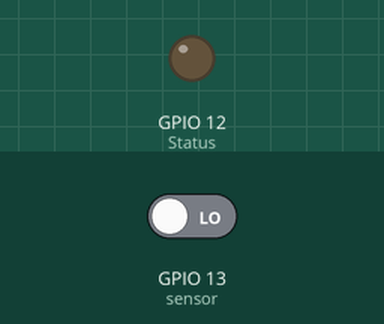
Bench run of a sketch on a simulated ESP8266 (Wemos D1 mini). On the bench: output pins drawn as LEDs (lit = HIGH). Inputs (shaded band) come from the test bench; at power-on: GPIO 13 (sensor) LOW. WiFi joins after 1.5 s; servers stay silent unless stated; network time is answered at once with the bench clock; the local clock reads 2024-03-15 10:24:30 at power-on unless the sketch sets it; what the sketch prints to the serial monitor is not drawn.

Above: at 2.7 s.
2.8 s: GPIO 13 (sensor) driven HIGH
At 5.7 s:
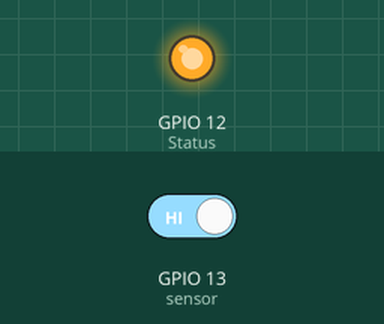
6.4 s: GPIO 13 (sensor) driven LOW
At 8.2 s:
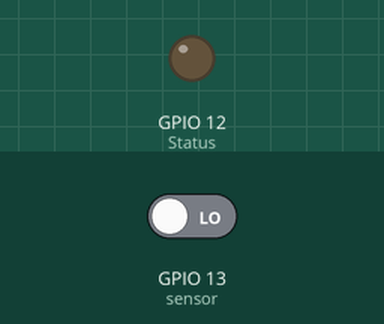
Timing chart, 0 to 9.7 s (numbered marks = the images above; inputs shaded):
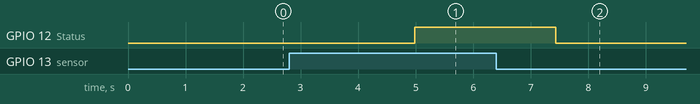

Measured:
- after the input at 2.8 s, GPIO 12 (Status): LOW → HIGH after 2.2 s
- after the input at 6.4 s, GPIO 12 (Status): HIGH → LOW after 1.0 s

The sketch:

Wemos_PIR_final.ino
```cpp
#include <ESP8266WiFi.h>
#include <SoftwareSerial.h>
#include "FirebaseESP8266.h"
#include <ESP8266HTTPClient.h>
#include <NTPClient.h>
#include <WiFiUdp.h>


FirebaseData firebaseData;

// required libraries
// Set these to run example.
#define FIREBASE_HOST "casain-2020.firebaseio.com" //please remove http and / from firebase url
#define FIREBASE_AUTH "zBSt0VZEfZgYMmhXotEoAaRr67ohO6r4Yt2UfEWY" // paste secret key here
#define WIFI_SSID "NOS-CASA"
#define WIFI_PASSWORD "redecasa"

WiFiUDP ntpUDP;

String myString; // sending integer data as string ,sensor data can also be send as integer
String motion = "Movimento detetado";   // string which stores state - motion/no motion
String nomotion="Não existe movimento";
int sdata = 0; // PIR sensor  value will be stored in sdata.
int Status = 12;  // Digital pin D6
int sensor = 13;  // Digital pin D7
char dat;
const long utcOffsetInSeconds = 0;


NTPClient timeClient(ntpUDP, "pool.ntp.org", utcOffsetInSeconds);

void setup() {
Serial.begin(9600);
  pinMode(sensor, INPUT);   // declare sensor as input
  pinMode(Status, OUTPUT);  // declare LED as output
  int val = 0;
WiFi.begin(WIFI_SSID, WIFI_PASSWORD);
  Serial.print("connecting");
  while (WiFi.status() != WL_CONNECTED)
      {
    Serial.print(".");
    delay(500);
      }
  Serial.println();
  Serial.print("connected: ");
  Serial.println(WiFi.localIP());

  timeClient.begin();

  Firebase.begin(FIREBASE_HOST, FIREBASE_AUTH);

}
void loop() {
  timeClient.update();
  sdata = digitalRead(sensor);
  myString = String(sdata);
  Serial.println(myString);//printing string to verify whether sensor is working or not
  Firebase.setString(firebaseData ,"CASA/SENSOR_MOV/VALOR",myString);//A string will be sent to real time database under variable /value (user need not create this in advance)
  delay(1000);
  long state = digitalRead(sensor);
  if(state == HIGH) {
    digitalWrite (Status, HIGH);
    Serial.println("Motion detected!");
    //Serial.println(state);


    unsigned long epochTime = timeClient.getEpochTime();

    String formattedTime = timeClient.getFormattedTime();

    struct tm *ptm = gmtime ((time_t *)&epochTime);

    int monthDay = ptm->tm_mday;

    int currentMonth = ptm->tm_mon+1;

    int currentYear = ptm->tm_year+1900;

    //complete date:
    String Time =formattedTime + " " + String(monthDay) + "/" + String(currentMonth) + "/" + String(currentYear);

    Serial.println(Time);


    Firebase.setString(firebaseData ,"CASA/SENSOR_MOV/ALERTA",motion);//A string will be sent to real time database under state- alert -ex -  motion , no motion

    Firebase.setString(firebaseData , "CASA/SENSOR_MOV/DATA",Time);

    delay(1000);
  }
  else{
    digitalWrite (Status, LOW);
    Serial.println("Não existe movimento");
    Firebase.setString(firebaseData ,"CASA/SENSOR_MOV/ALERTA",nomotion);
    delay(1000);
  }
}
```
